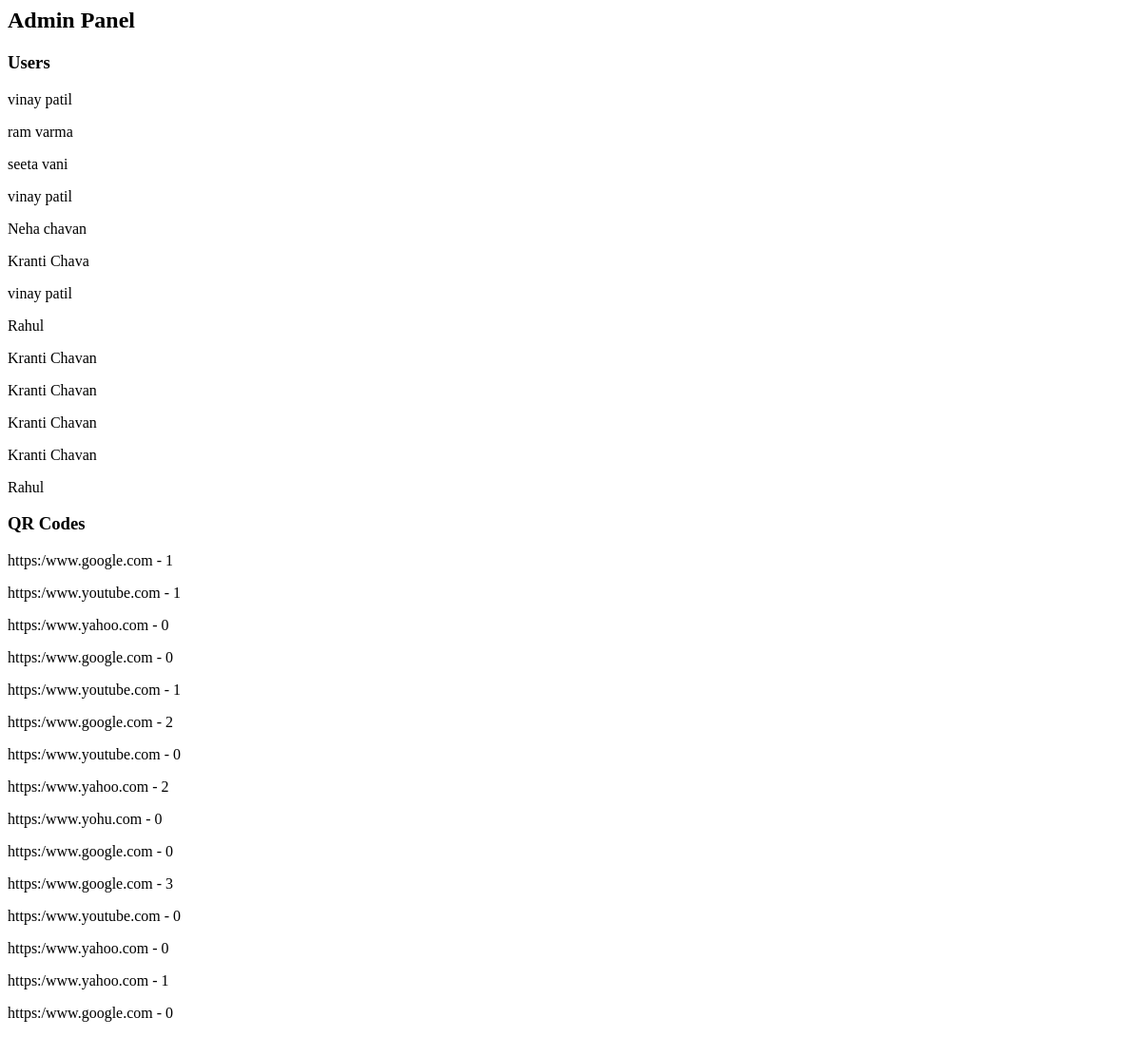
/admin, run on an earlier commit of the app's database.
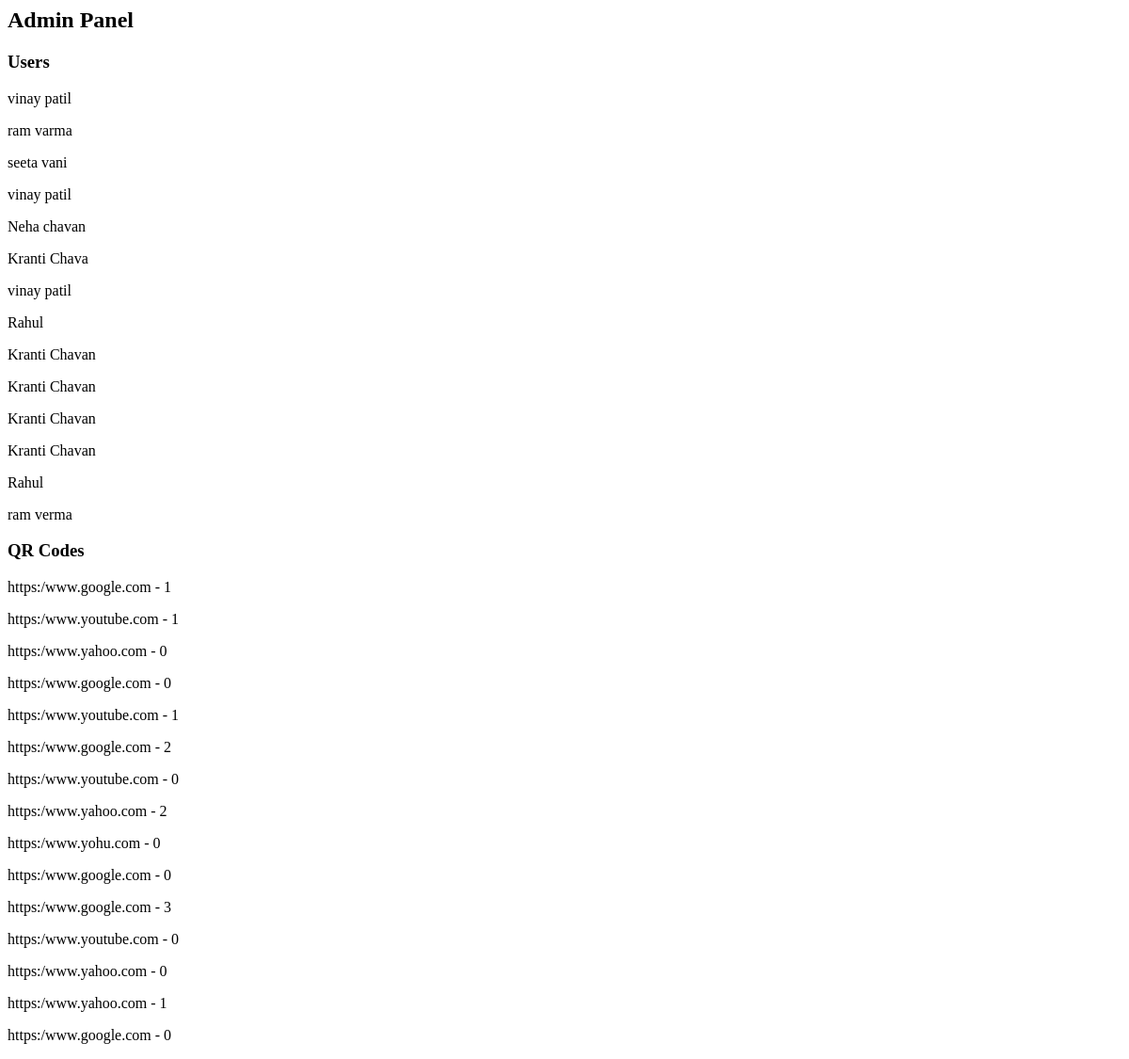
And on a later commit of the database.
### app.py (models this page shows)
class User(db.Model):
    id = db.Column(db.Integer, primary_key=True)
    username = db.Column(db.String(100))
    password = db.Column(db.String(200))

class QRCode(db.Model):
    id = db.Column(db.Integer, primary_key=True)
    user_id = db.Column(db.Integer)
    data = db.Column(db.Text)
    image = db.Column(db.String(200))
    scans = db.Column(db.Integer, default=0)
    expiry = db.Column(db.String(50))
    created_at = db.Column(db.String(50))

### app.py (the view)
@app.route('/admin')
def admin():
    users = User.query.all()
    qrs = QRCode.query.all()
    return render_template(
        "admin.html",
        users=users,
        qrs=qrs
    )

### templates/admin.html
<h2>Admin Panel</h2>
<h3>Users</h3>
{% for u in users %}
<p>{{u['username']}}</p>
{% endfor %}
<h3>QR Codes</h3>
{% for q in qrs %}
<p>{{q['data']}} - {{q['scans']}}</p>
{% endfor %}

What changed in the data, as far as the page shows it:
added User: username "ram verma"
